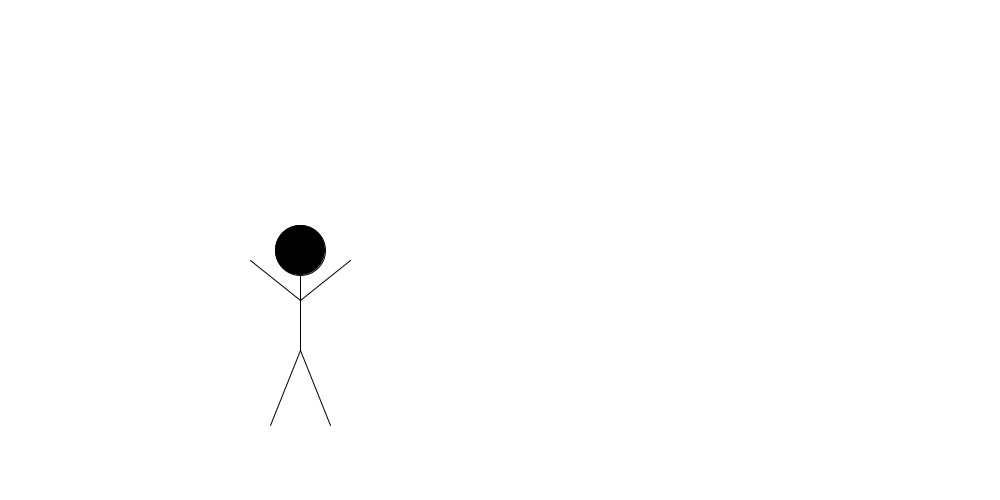
Frame 1 (no input)
Frame 60 (the mouse pressed at the canvas centre just before this capture): identical to frame 1, image omitted
Frame 120 (the mouse held since frame 60 and released just before this capture): identical to frame 1, image omitted

The Processing sketch that drew this single still picture (run headless with seeded random() and noise(); from frame 60 on, the mouse is pressed at the canvas centre):

// Processing sketch: C__StickMan_FunctionWithArguments
// ── C__StickMan_FunctionWithArguments.pde
// Moving the code that draws the stick man to a seperate function is fine,
// but if we do try and draw more than one stick man then they will all be 
// drawn in the same position.

// We really want a way of changing where the stick man is drawn each time.
// To do this we need to change our function to accept arguments.


void setup(){
  
  size(1000, 500);
  
}


void draw(){
  
  background(255);
  
  drawStickMan(300, 250);    // our call to the drawStickMan function acceots two arguments
                             // we are passing two values into the function, one will be used for the x
                             // coordinate and one for the y coordinate.
  
}

// ── drawStickMan.pde


void drawStickMan(int xCoord, int yCoord){    // our function now defines two variables inside the brackets
                                              // following the function name. These are 'local variables' which
                                              // are only available inside the function.
  
  fill(0);
  ellipseMode(CENTER);
  
//  The code inside the function used to look like this:  
//  ellipse(500, 250, 50, 50);
//  line(500, 275, 500, 350);
//  line(450, 260, 500, 300);
//  line(500, 300, 550, 260);
//  line(470, 425, 500, 350);
//  line(500, 350, 530, 425); 
  
//  Now, we need to draw the stick man relative to whatever values are passed in through the arguments
//  It makes sense (to me) to make the center of the head the reference coordinates, so the ellipse is now drwn at

  ellipse(xCoord, yCoord, 50, 50);
  
//  Which means that the lines will be:

  line(xCoord,       yCoord + 25,   xCoord,      yCoord + 100);
  line(xCoord - 50,  yCoord + 10,   xCoord,      yCoord + 50);
  line(xCoord,       yCoord + 50,   xCoord + 50, yCoord + 10);
  line(xCoord - 30,  yCoord + 175,  xCoord,      yCoord + 100);
  line(xCoord,       yCoord + 100,  xCoord + 30, yCoord + 175); 

}
